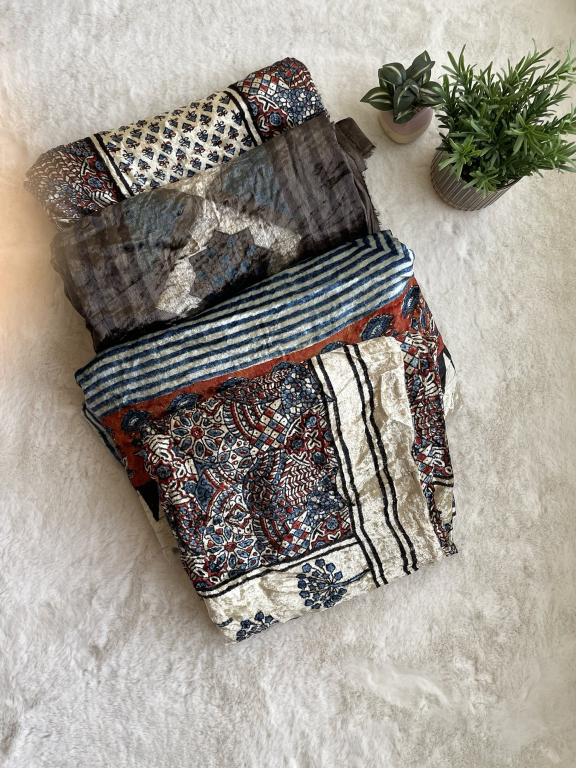
#> input picture images/ajrakh-velvet/ajrakh_velvet_01.jpg, 1152 x 1536 px, given in place of tessera-logo-transparent.png, which was not available (shown at 1/2 size)
$ python make_post.py
#> lines starting #> are read from the running program, lines starting #| are printed output that depends on the picture
### instagram/tessera_style.py
"""Shared Tessera post style (colours, fonts, helpers). Photos are only resized/cropped, never recoloured."""
import glob
from PIL import Image, ImageDraw, ImageFont
_F = glob.glob("/root/.claude/plugins/**/assets/fonts/Cinzel-500.ttf", recursive=True)
FONT_DIR = _F[0].rsplit("/", 1)[0] + "/" if _F else "fonts/"
OLIVE=(0x41,0x44,0x2E); CREAM=(0xFA,0xF6,0xEA); GOLD=(0xE7,0xC6,0x98); GOLD_DK=(0xB0,0x8A,0x52); RUST=(0x9A,0x4E,0x32)
W,H=1080,1350
CZ5,CZ7,CG="Cinzel-500.ttf","Cinzel-700.ttf","CormorantGaramond-600.ttf"
LOGO=Image.open("images/tessera-logo-transparent.png").convert("RGBA")
#> in P, returned value is the input picture: PIL image 1152x1536 RGB; mean R, G, B 156.2, 150.7, 141.9
def f(name,size): return ImageFont.truetype(FONT_DIR+name,size)
def fit(img,w,h,ax=0.5,ay=0.5):
#> called with w = 1080, h = 1050, ax = 0.5, ay = 0.35
    s=max(w/img.width,h/img.height); im=img.resize((round(img.width*s),round(img.height*s)),Image.LANCZOS)
#> after `s = max(w / img.width, h / img.height)`: s = 0.938
    l=int((im.width-w)*ax); t=int((im.height-h)*ay); return im.crop((l,t,l+w,t+h))
#> after `l = int((im.width - w) * ax)`: l = 0
#> after `t = int((im.height - h) * ay)`: t = 136
def logo(c,x,y,h):
#> called with x = 852, y = 1112, h = 184
    lg=LOGO.resize((round(LOGO.width*h/LOGO.height),h),Image.LANCZOS); c.paste(lg,(x,y),lg)
def ctext(d,y,txt,font,fill,cx=W/2):
    w=d.textlength(txt,font=font); d.text((cx-w/2,y),txt,font=font,fill=fill)
def rule(d,x,y,w=120): d.line([(x,y),(x+w,y)],fill=GOLD_DK,width=2)
def cta(d,y,bw=760):
    bx=(W-bw)//2; d.rectangle([bx,y,bx+bw,y+92],fill=OLIVE)
    ctext(d,y+24,"DM  or  WhatsApp +971 50 525 2491",f(CZ5,32),CREAM)
def hero(photo,title,sub,hint,out,ay=0.5,ax=0.5,strip=300):
    c=Image.new("RGB",(W,H),CREAM); ph_h=H-strip
    c.paste(fit(photo,W,ph_h,ax,ay),(0,0)); d=ImageDraw.Draw(c)
    d.rectangle([0,ph_h,W,ph_h+3],fill=GOLD); y=ph_h+46
    d.text((72,y),title,font=f(CZ5,56),fill=OLIVE); rule(d,74,y+88)
    d.text((72,y+104),sub,font=f(CG,38),fill=OLIVE)
    if hint: d.text((72,y+154),hint,font=f(CG,30),fill=RUST)
    logo(c,W-56-172,ph_h+(strip-184)//2+4,184); c.save(out,quality=93)
# [7 lines left out: function card_on_photo, not called in this run]

### instagram/2026-11-10-ajrakh-velvet-launch/make_post.py
# Ajrakh Velvet launch carousel. Real photos from images/ajrakh-velvet/ — only resized/cropped, never recoloured or redrawn.
import sys; sys.path.insert(0,"instagram")
from tessera_style import *
OUT="instagram/2026-11-10-ajrakh-velvet-launch/"
def P(n): return Image.open(f"images/ajrakh-velvet/ajrakh_velvet_{n:02d}.jpg").convert("RGB")
# 1 cover: all three
hero(P(1),"Ajrakh Velvet","Three designs for the cooler months","Swipe to meet all three  →",OUT+"1-cover.jpg",ay=0.35)
# 2-4 each design
hero(P(2),"Design 1","Charcoal velvet with ivory medallions","2.5 metres  ·  swipe  →",OUT+"2-design-1.jpg",ay=0.6)
#> call 2 of P, with n = 2
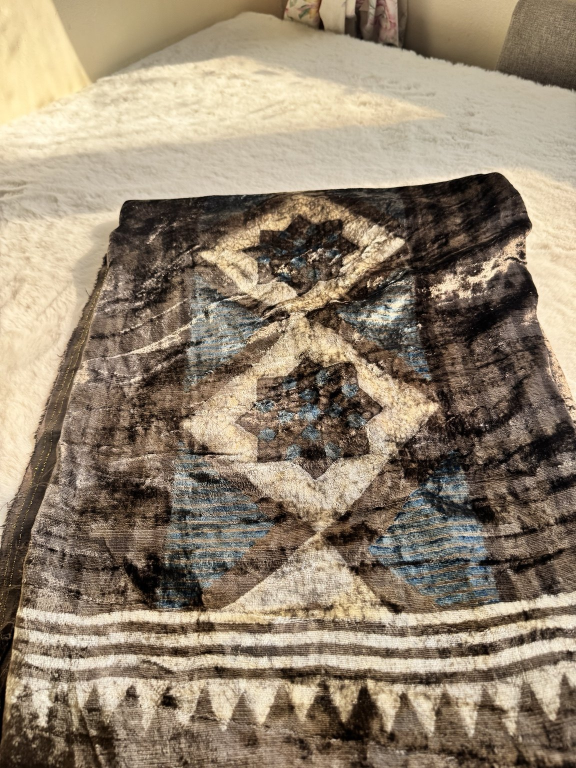
#> input picture images/ajrakh-velvet/ajrakh_velvet_02.jpg, 1152 x 1536 px, found by its file name (shown at 1/2 size)
#> in P, returned value is the input picture: PIL image 1152x1536 RGB; mean R, G, B 147.1, 132.3, 112
#> call 2 of fit, with w = 1080, h = 1050, ax = 0.5, ay = 0.6
#> in fit (call 2), `return im.crop((l, t, l + w, t + h))`:
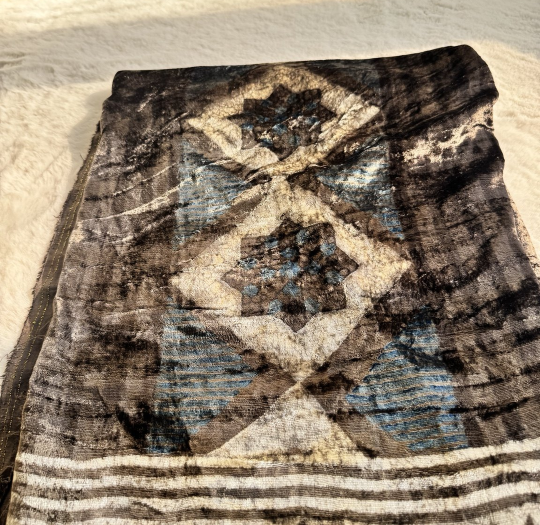
#> returned value: PIL image 1080x1050 RGB (shown at 1/2 size); mean R, G, B 140.3, 126, 108.5
#> call 2 of logo, with x = 852, y = 1112, h = 184
#> in logo (call 2), `c.paste(lg, (x, y), lg)`:
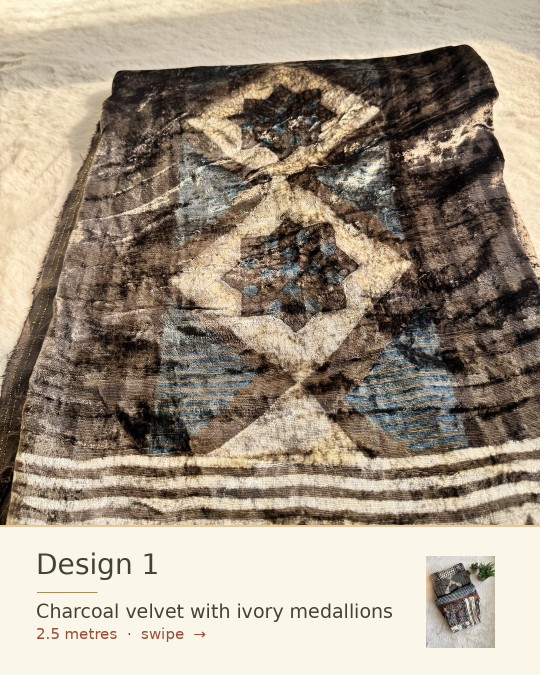
#> c: PIL image 1080x1350 RGB (shown at 1/2 size); mean R, G, B 161.9, 149.7, 133.3
hero(P(5),"Design 2","Ivory velvet, indigo stripes, rust border","2.5 metres  ·  swipe  →",OUT+"3-design-2.jpg",ay=0.55)
#> call 3 of fit, with w = 1080, h = 1050, ax = 0.5, ay = 0.55
#> in fit (call 3), `return im.crop((l, t, l + w, t + h))`:
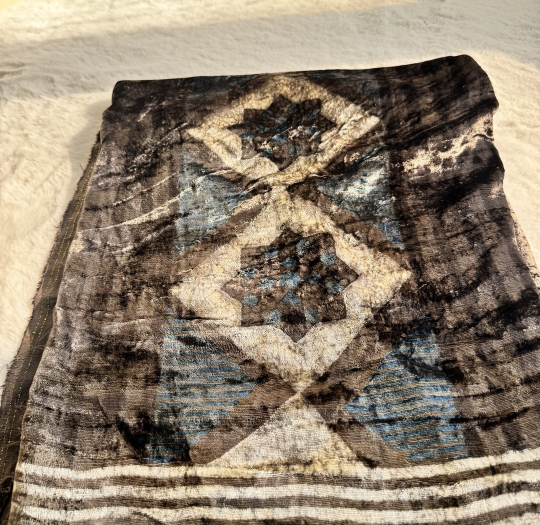
#> returned value: PIL image 1080x1050 RGB (shown at 1/2 size); mean R, G, B 141.9, 127.7, 110
#> call 3 of logo, with x = 852, y = 1112, h = 184
#> in logo (call 3), `c.paste(lg, (x, y), lg)`:
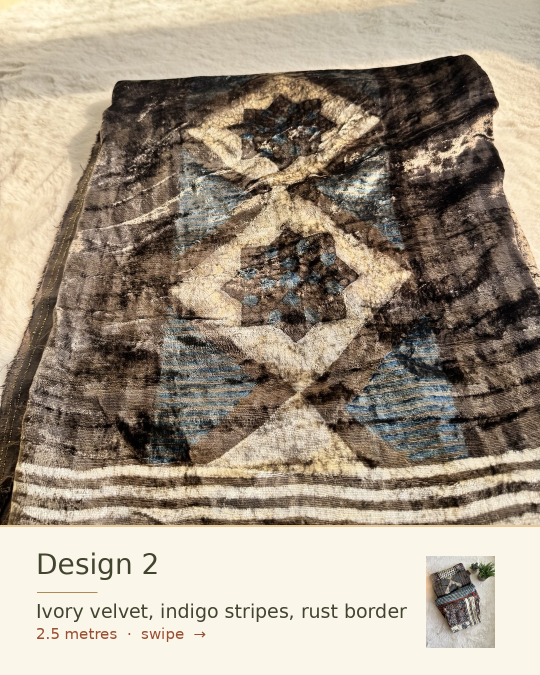
#> c: PIL image 1080x1350 RGB (shown at 1/2 size); mean R, G, B 163.1, 150.9, 134.4
hero(P(8),"Design 3","Red and indigo Ajrakh, all-over print","2.5 metres  ·  swipe  →",OUT+"4-design-3.jpg",ay=0.5)
#> call 4 of fit, with w = 1080, h = 1050, ax = 0.5, ay = 0.5
#> in fit (call 4), `return im.crop((l, t, l + w, t + h))`:
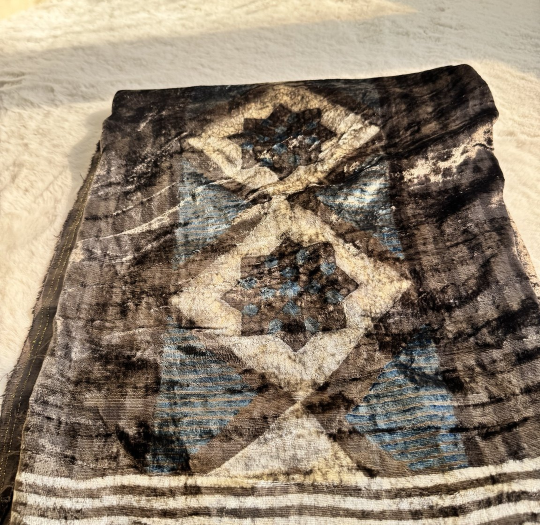
#> returned value: PIL image 1080x1050 RGB (shown at 1/2 size); mean R, G, B 143.2, 129, 111.1
#> call 4 of logo, with x = 852, y = 1112, h = 184
#> in logo (call 4), `c.paste(lg, (x, y), lg)`:
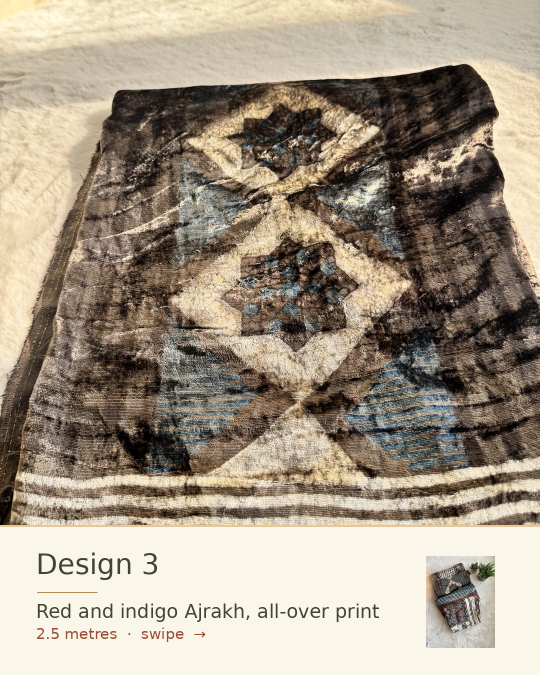
#> c: PIL image 1080x1350 RGB (shown at 1/2 size); mean R, G, B 164.1, 152, 135.3
# 5 details + CTA
#> (the run stopped early here; a loop or call above may not have finished)
